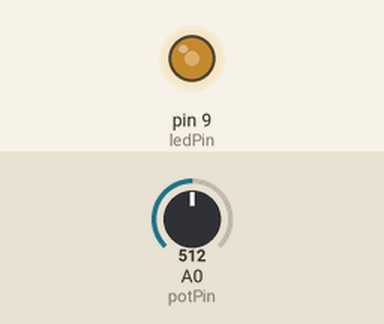
A sketch run on a simulated Arduino Leonardo, built with avr-gcc and run on an emulated ATmega32U4. On the bench: output pins drawn as LEDs (lit = HIGH). Inputs (shaded band) come from the test bench; at power-on: A0 (potPin) = 512.

Above: at 1.2 s.
1.3 s: A0 (potPin) set to 716
At 2.3 s:
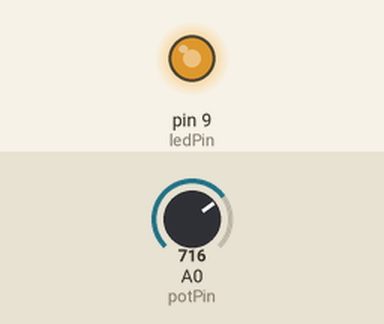
2.8 s: A0 (potPin) set to 900
At 3.7 s:
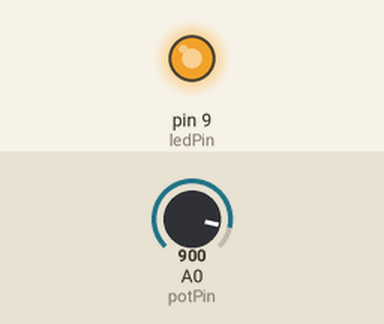
4.3 s: A0 (potPin) set to 122
At 4.7 s:
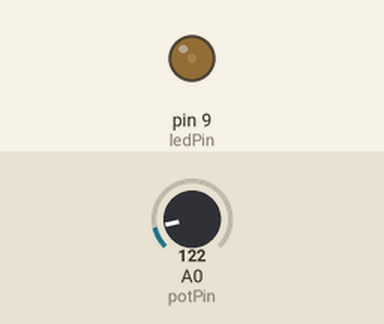
5.8 s: A0 (potPin) set to 0
At 6.9 s:
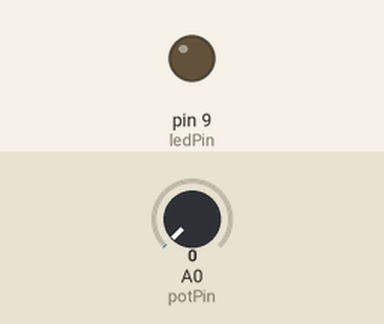
7.3 s: A0 (potPin) set to 511
At 8.3 s:
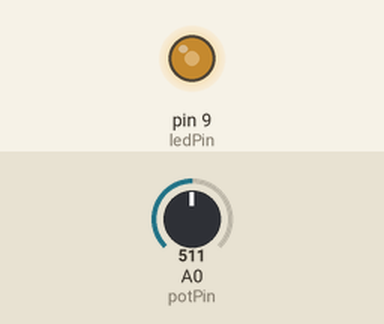
Timing chart, 0 to 9.8 s (numbered marks = the images above; inputs shaded):
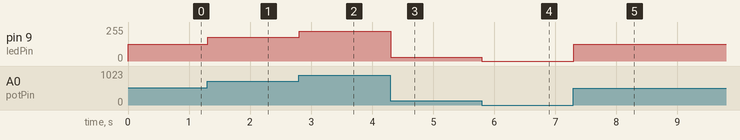

Measured:
- after the input at 1.3 s, pin 9 (ledPin): 127/255 → 178/255 at once
- after the input at 2.8 s, pin 9 (ledPin): 178/255 → 224/255 at once
- after the input at 4.3 s, pin 9 (ledPin): 224/255 → 30/255 at once
- after the input at 5.8 s, pin 9 (ledPin): 30/255 → 0/255 at once
- after the input at 7.3 s, pin 9 (ledPin): 0/255 → 127/255 at once

The sketch:

potenciometro_ledLS.ino
```cpp
//Declarar las constantes para los pines que se utlizaran

const int potPin = A0;  //Pin analogico conectado a la terminal (patita) central del potenciomentro
const int ledPin = 9;   //Pin PWM conectado al led

//configuracion inicial
void setup() {
  pinMode(ledPin, OUTPUT);  //Configura el pin del LED como salida para poder controlarlo
}

void loop() {
  //leer el valor del potenciometro desde el pin analogico
  int potValue = analogRead(potPin);

  //la funcion "analogRead(potPin)" devuelve un valor entre 0 y 1023,
  //dependiendo de la posicion del potenciometro, 0 es el minimo y 1023 el maximo


  //mapear el valor leido (0-1023) al rango PWM (0-255)
  int ledBrightness = map(potValue, 0, 1023, 0, 255);
  //la funcion 'map()' escala el valor de una entrada de un rango a otro.
  //Aqui se convierte el rango del potenciometro al rango del brillo del led
  // - Si `potValue` es 0, `ledBrightness` será 0 (LED apagado).
  // - Si `potValue` es 1023, `ledBrightness` será 255 (LED al brillo máximo).

  //Ahora se ajusta la intensidad del LED usando la señal PWM
  analogWrite(ledPin, ledBrightness);
  //la funcion 'analogWrite()' genera una señal WPM en el pin especifico, controlando la intensidad que eprcibe el led
  // # Un valor bajo (cerca de 0) genera una señal con pulsos muy cortos,
  //   lo que hace que el LED parezca apagado o tenue.
  // # Un valor alto (cerca de 255) genera pulsos más largos, iluminando
  //   el LED más intensamente.


  delay(10);
  //pausa breve para evitar cambios rapidos en el brillo del led
}
//Leonardo Ramos Espinoza y Sebastian Rodela Castillo 8F ISC
```
